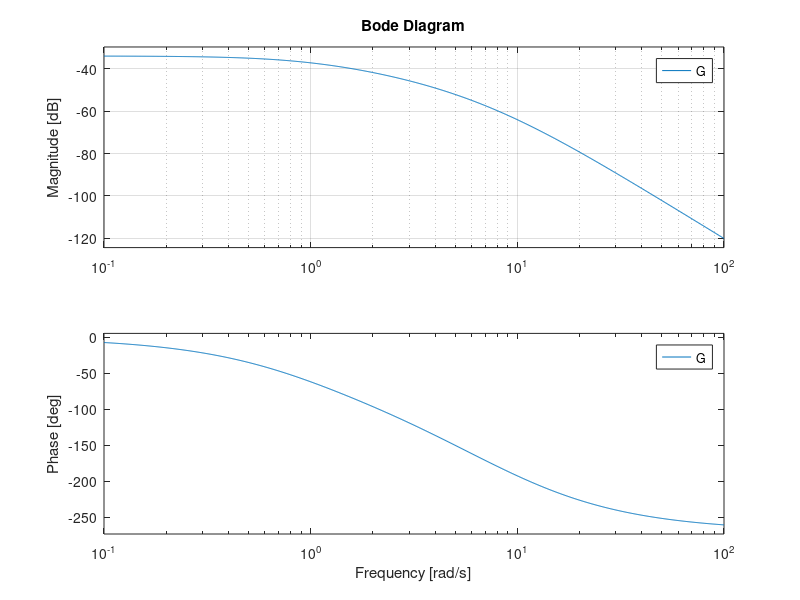

MATLAB code for this plot:
% Homework 12
% Problem 2 (Nise 11.7)

%%%%%%%%%%%%%%%%%%% Get Bode plot %%%%%%%%%%%%%%%%%%%

K = 1;

s = tf('s');

G = 1/((s+1)*(s+5)*(s+10));

figure(1)
bode(G)
grid

% Gc = K*G;
% Gc = feedback(Gc,1);

% figure(2)
% step(Gc)
% title(['Compensated System Step Response (K =' num2str(K) ')'])